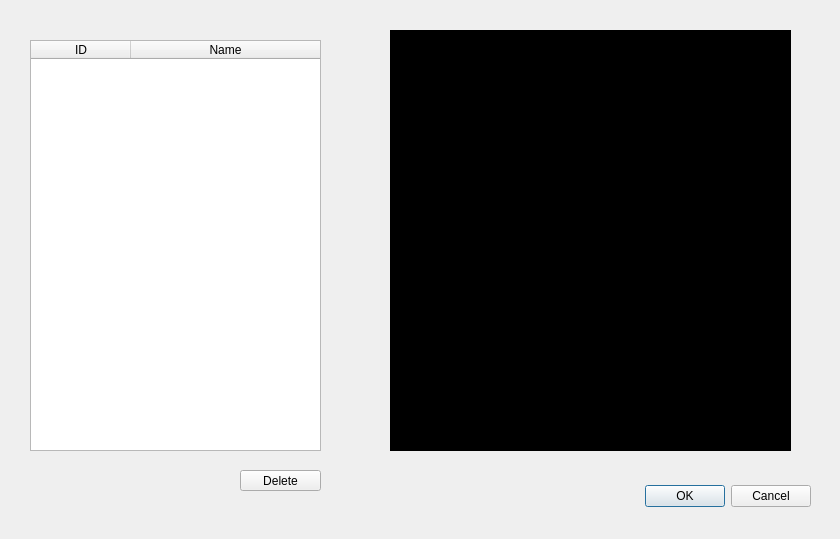
<?xml version="1.0" encoding="UTF-8"?>
<ui version="4.0">
 <class>ImgManager</class>
 <widget class="QDialog" name="ImgManager">
  <property name="geometry">
   <rect>
    <x>0</x>
    <y>0</y>
    <width>840</width>
    <height>539</height>
   </rect>
  </property>
  <property name="windowTitle">
   <string>Dialog</string>
  </property>
  <widget class="QDialogButtonBox" name="buttonBox">
   <property name="geometry">
    <rect>
     <x>470</x>
     <y>480</y>
     <width>341</width>
     <height>32</height>
    </rect>
   </property>
   <property name="orientation">
    <enum>Qt::Horizontal</enum>
   </property>
   <property name="standardButtons">
    <set>QDialogButtonBox::Cancel|QDialogButtonBox::Ok</set>
   </property>
  </widget>
  <widget class="QLabel" name="label">
   <property name="geometry">
    <rect>
     <x>390</x>
     <y>30</y>
     <width>401</width>
     <height>421</height>
    </rect>
   </property>
   <property name="styleSheet">
    <string notr="true">background-color: black; 
color: white;</string>
   </property>
   <property name="text">
    <string/>
   </property>
  </widget>
  <widget class="QTableWidget" name="tableWidget">
   <property name="geometry">
    <rect>
     <x>30</x>
     <y>40</y>
     <width>291</width>
     <height>411</height>
    </rect>
   </property>
   <property name="sizeAdjustPolicy">
    <enum>QAbstractScrollArea::AdjustIgnored</enum>
   </property>
   <property name="autoScroll">
    <bool>true</bool>
   </property>
   <property name="autoScrollMargin">
    <number>16</number>
   </property>
   <property name="selectionMode">
    <enum>QAbstractItemView::SingleSelection</enum>
   </property>
   <property name="selectionBehavior">
    <enum>QAbstractItemView::SelectRows</enum>
   </property>
   <property name="columnCount">
    <number>2</number>
   </property>
   <attribute name="horizontalHeaderShowSortIndicator" stdset="0">
    <bool>false</bool>
   </attribute>
   <attribute name="horizontalHeaderStretchLastSection">
    <bool>true</bool>
   </attribute>
   <column>
    <property name="text">
     <string>ID</string>
    </property>
   </column>
   <column>
    <property name="text">
     <string>Name</string>
    </property>
   </column>
  </widget>
  <widget class="QPushButton" name="pushButton">
   <property name="geometry">
    <rect>
     <x>240</x>
     <y>470</y>
     <width>81</width>
     <height>21</height>
    </rect>
   </property>
   <property name="text">
    <string>Delete</string>
   </property>
  </widget>
 </widget>
 <resources/>
 <connections>
  <connection>
   <sender>buttonBox</sender>
   <signal>accepted()</signal>
   <receiver>ImgManager</receiver>
   <slot>accept()</slot>
   <hints>
    <hint type="sourcelabel">
     <x>248</x>
     <y>254</y>
    </hint>
    <hint type="destinationlabel">
     <x>157</x>
     <y>274</y>
    </hint>
   </hints>
  </connection>
  <connection>
   <sender>buttonBox</sender>
   <signal>rejected()</signal>
   <receiver>ImgManager</receiver>
   <slot>reject()</slot>
   <hints>
    <hint type="sourcelabel">
     <x>316</x>
     <y>260</y>
    </hint>
    <hint type="destinationlabel">
     <x>286</x>
     <y>274</y>
    </hint>
   </hints>
  </connection>
 </connections>
</ui>
